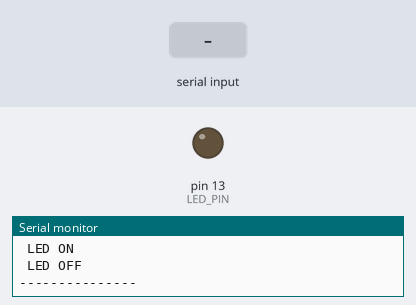
The sketch below on a simulated Arduino Uno, built with avr-gcc and run on an emulated ATmega328P. Parts: output pins drawn as LEDs (lit = HIGH), the last lines printed to the serial monitor. Inputs (shaded band) come from the test bench.

Above: at 1.2 s.
1.3 s: "LED ON\n" received over Serial
At 2.1 s:
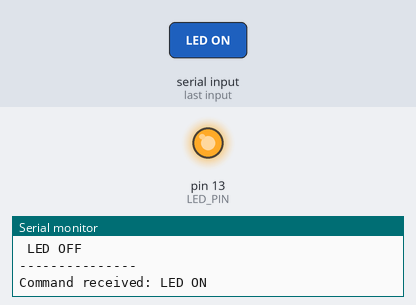
2.8 s: "LED OFF\n" received over Serial
At 3.3 s:
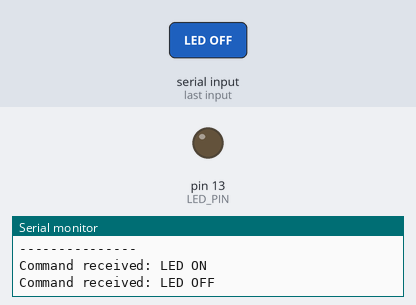
Timing chart, 0 to 5.8 s (numbered marks = the images above; inputs shaded):
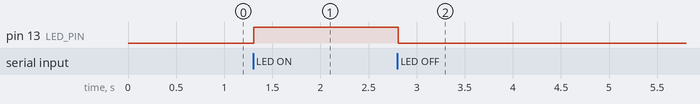

The sketch:

SendCommandToArduinoViaSerial.ino
```cpp
// Visual Micro is in vMicro>General>Tutorial Mode
//
/*
    Name:       Send Command to Arduino via Serial.ino
    Created:	3/7/2021 10:37:53
    Author:     LATITUDE5580\msn
*/


#define MAX_COMMAND_LEN 256
#define LED_PIN 13

byte x;
char myArray[MAX_COMMAND_LEN] = "";
int i = 0;
bool flag1 = LOW;

void setup()
{
    Serial.begin(9600);
    pinMode(LED_PIN, OUTPUT);

    Serial.println("Valid commands are: \n\n LED ON\n LED OFF\n---------------");
}

void loop()
{
    while (Serial.available())
    {
        x = Serial.read();
        if (x != '\n')
        {
            if (i < MAX_COMMAND_LEN)
            {
                myArray[i] = x;
                i++;
            }
        }
        else
        {
            // Convert string to upper case
            for (i = 0; myArray[i]!=0; i++) myArray[i] = toupper(myArray[i]);

            // Execute the command
            Serial.print ("Command received: ");
            Serial.println(myArray);
            if (!strcmp(myArray, "LED ON")) digitalWrite(LED_PIN, HIGH);
            if (!strcmp(myArray, "LED OFF")) digitalWrite(LED_PIN, LOW);

            // reset global variables for next command
            Serial.flush();
            for (int n = 0; n < i; n++) myArray[n] = 0;
            i = 0;
        }
    }
}
```

Measured:
- after the input at 1.3 s, pin 13 (LED_PIN): LOW → HIGH at once
- after the input at 2.8 s, pin 13 (LED_PIN): HIGH → LOW at once
